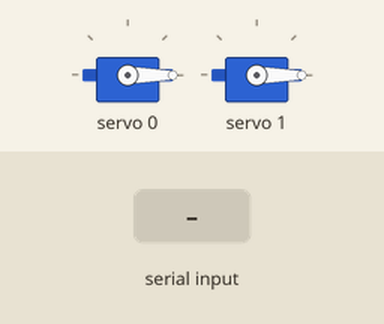
Bench run of a sketch on a simulated Arduino Uno, built with avr-gcc and run on an emulated ATmega328P. Parts: 2 × servo. The inputs (shaded band) are chosen by the test bench. What the sketch prints to the serial monitor is not drawn.

Above: at 3.0 s.
3.1 s: "L" received over Serial
At 4.3 s:
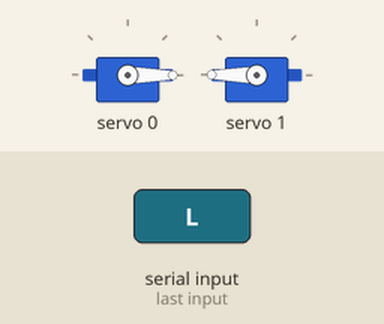
4.6 s: "T" received over Serial
At 5.7 s:
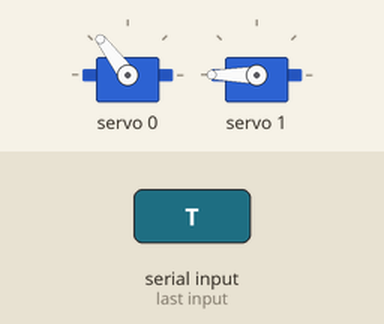
7.3 s: "L" received over Serial
At 8.1 s:
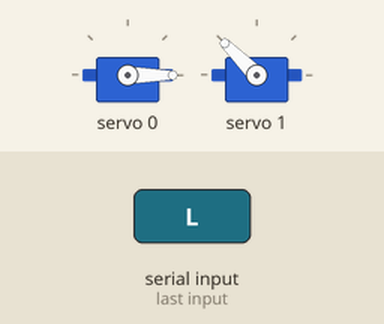
8.9 s: "T" received over Serial
At 9.5 s:
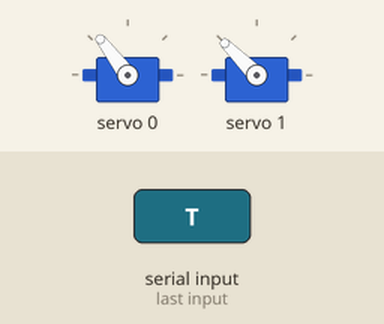
11.1 s: "I" received over Serial
At 12.9 s:
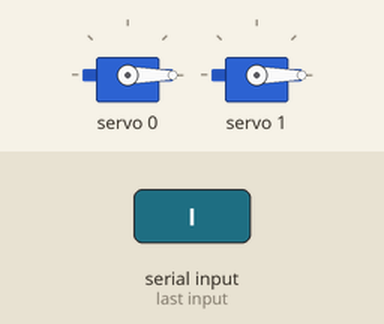
13.2 s: "R" received over Serial
At 15.8 s:
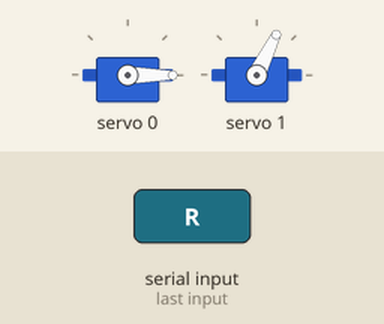
Timing chart, 0 to 17.0 s (numbered marks = the images above; inputs shaded):
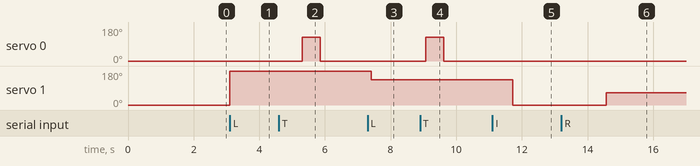

Measured:
- after the input at 3.1 s, servo 1: 0° → 180° at once
- after the input at 4.6 s, servo 0: 0° → 127° after 0.71 s, → 0° 0.55 s later
- after the input at 7.3 s, servo 1: 180° → 135° after 0.11 s
- after the input at 8.9 s, servo 0: 0° → 127° after 0.17 s, → 0° 0.55 s later
- after the input at 11.1 s, servo 1: 135° → 0° after 0.62 s
- after the input at 13.2 s, servo 1: 0° → 64° after 1.4 s

The sketch:

PocketCube.ino
```cpp
// (licence header left out)
#include "Servos.h"
#include "SerialCom.h"

/*****************************************************************************************************
 * Global variables
 *****************************************************************************************************/

SerialCom serialCom;
Servos servos;

/*****************************************************************************************************
 * Standard methods
 *****************************************************************************************************/

/* Initialize program */
void setup() {
  // USB connection to Python script
  Serial.begin(9600);       // Make sure baud rate matches Python script

  // Servos
  servos.initDriver();
  servos.initPositions();

  // Notify Python script that device is ready
  Serial.println("ok");
}

/* Main loop */
void loop() {
  // Read data sent from Python script
  char *receivedData;
  int receivedCount;

  receivedData = serialCom.receive(&receivedCount);

  // React on received data
  if (receivedCount > 0) {
    for (int i = 0; i < receivedCount; i++) {
      switch (receivedData[i]) {
        case 'I':                   // Init
          servos.initPositions();
          break;
        case 'L':                   // Left (horizontal)
          servos.rotateLeft();
          break;
        case 'R':                   // Right (horizontal)
          servos.rotateRight();
          break;
        case 'T':                   // Turn vertically
          servos.turnCube();
          break;
        case '>':                   // Send acqknowledge
          Serial.println("ok");
          break;
      }
    }
  }
  delay(250);
}
```

SerialCom.cpp
```cpp
// (licence header left out)
#include <Arduino.h>
#include "SerialCom.h"

/*****************************************************************************************************
 * Methods
 *****************************************************************************************************/

/**! Receive characters via the standard serial interface (class Serial).
 *
 * @param count [out] Stores number of characters received
 * @return array of received characters (at most 32)
 */
char* SerialCom::receive(int *count) {
  static char readBuffer[32];
  int bufferSize = 32;
  int bufferIndex = 0;

  while ((Serial.available() > 0) && (bufferIndex < bufferSize)) {
    readBuffer[bufferIndex++] = (char)Serial.read();
    delay(3);
  }
  *count = bufferIndex;

  return readBuffer;
}
```

SerialCom.h
```cpp
// (licence header left out)
#ifndef _SERIAL_COM_H_
#define _SERIAL_COM_H_

class SerialCom {
  public:
    char* receive(int *count);

  private:
};

#endif
```

Servos.cpp
```cpp
// (licence header left out)
#include <Arduino.h>
#include <Wire.h>
#include "Config.h"
#include "Servos.h"

/*****************************************************************************************************
 * Global variables
 *****************************************************************************************************/

// Ticks for PCA9685 board corresponding to 0°, 90°, 180°, and 270°
int rotationTicks[] = {
  ROTATE_SERVO_0,
  ROTATE_SERVO_90,
  ROTATE_SERVO_180,
  ROTATE_SERVO_270
};

/*****************************************************************************************************
 * Initialization
 *****************************************************************************************************/

/**! Init PCA9685 servo board.
 */
void Servos::initDriver(void) {
  pwm = Adafruit_PWMServoDriver();
  pwm.begin();
  pwm.setPWMFreq(PWM_FREQUENCY_HZ);
}

/**! Init positions of servos.
 *
 * - Turn servo holding cube
 * - Rotation servo at 0°
 */
void Servos::initPositions(void) {
  // Vertical turn
  pwm.setPWM(TURN_SERVO_CHANNEL, 0, TURN_SERVO_MIN);
  delay(TURN_DELAY_MS);

  // Horizontal rotation
  rotateTo(0);
  delay(2 * ROTATE_DELAY_MS);
}

/*****************************************************************************************************
 * Horizontal rotation
 *****************************************************************************************************/

/**! Rotate servo 90° to the left.
 */
void Servos::rotateLeft(void) {
  if (rotationAngleDegree > 0)
    rotateTo(rotationAngleDegree - 90);
  else
    rotateTo(270);
}

/**! Rotate servo 90° to the right.
 */
void Servos::rotateRight(void) {
  if (rotationAngleDegree < 270)
    rotateTo(rotationAngleDegree + 90);
  else
    rotateTo(0);
}

/**! Rotate servo to a multiple of 90°.
 *
 * @param angleDegree Target angle in [0, 90, 180, 270] degrees
 */
void Servos::rotateTo(int angleDegree) {
  if ((angleDegree == 0) || (angleDegree == 90) || (angleDegree == 180) || (angleDegree == 270)) {
    int numberSteps90 = abs(rotationAngleDegree - angleDegree) / 90;
    int pcaTicks = rotationTicks[angleDegree / 90];

    pwm.setPWM(ROTATE_SERVO_CHANNEL, 0, pcaTicks);
    delay(numberSteps90 * ROTATE_DELAY_MS);
    rotationAngleDegree = angleDegree;
  }
}

/*****************************************************************************************************
 * Vertical turn
 *****************************************************************************************************/

/**! Turn cube vertically.
 *
 * Turn consists of following  sequence:
 * 1. Push cube away, so that it "falls" to its side.
 * 2. Pull cube back in place.
 */
void Servos::turnCube(void) {
  pwm.setPWM(TURN_SERVO_CHANNEL, 0, TURN_SERVO_MAX);
  delay(TURN_DELAY_MS);
  pwm.setPWM(TURN_SERVO_CHANNEL, 0, TURN_SERVO_MIN);
  delay(TURN_DELAY_MS);
}
```

Servos.h
```cpp
// (licence header left out)
#ifndef _SERVOS_H_
#define _SERVOS_H_

#include <Adafruit_PWMServoDriver.h>

class Servos {

  /*****************************************************************************************************
   * Attributes
   *****************************************************************************************************/
  private:
    int rotationAngleDegree = 0;    // Current rotation position
    Adafruit_PWMServoDriver pwm;    // PCA9685 (PWM servo board)

  /*****************************************************************************************************
   * Methods
   *****************************************************************************************************/
  public:
    void initDriver(void);
    void initPositions(void);
    void rotateLeft(void);
    void rotateRight(void);
    void turnCube(void);

  private:
    void rotateTo(int angleDegree);
};

#endif
```

Config.h
```cpp
// (licence header left out)
#ifndef _CONFIG_H_
#define _CONFIG_H_

/*****************************************************************************************************
 * Servo driver PWM board
 *****************************************************************************************************/

/* Pulse widths for f = 50 Hz:
 * - Period: T = 1000 ms / 50 = 20 ms (corresponding to 4096 ticks of PCA9685)
 * - Ticks: t = 4096 ticks / 20 ms = 204,8 ticks/ms
 * - Theoretically:
 *
 *     ms    | 0.5 | 1.0 | 1.5 | 2.0 | 2.5
 *     ------+-----+-----+-----+-----+-----
 *     ticks | 102 | 205 | 307 | 410 | 512
 */
#define PWM_FREQUENCY_HZ 50     // PCA9685: PWM frequency
#define TURN_SERVO_CHANNEL 0    // Channel the turn servo is connected to
#define ROTATE_SERVO_CHANNEL 1  // Channel the rotation servo is connected to

/*****************************************************************************************************
 * Servo angle calibration
 *****************************************************************************************************/

// Vertical "turn" servo (turn cube vertically)
#define TURN_SERVO_MIN 100        // Far crossbar just holding cube
#define TURN_SERVO_MAX 380        // Close crossbar pushing cube over

// Horizontal "rotation" servo (turn lower cube layer horizontally)
#define ROTATE_SERVO_0   102      // 0°
#define ROTATE_SERVO_90  247      // 90°
#define ROTATE_SERVO_180 397      // 180°
#define ROTATE_SERVO_270 533      // 270°

/*****************************************************************************************************
 * Servo time delays
 *****************************************************************************************************/

#define TURN_DELAY_MS 550       // Delay for each direction (forward, backward)
#define ROTATE_DELAY_MS 650     // Delay for each 90° turn

#endif
```
